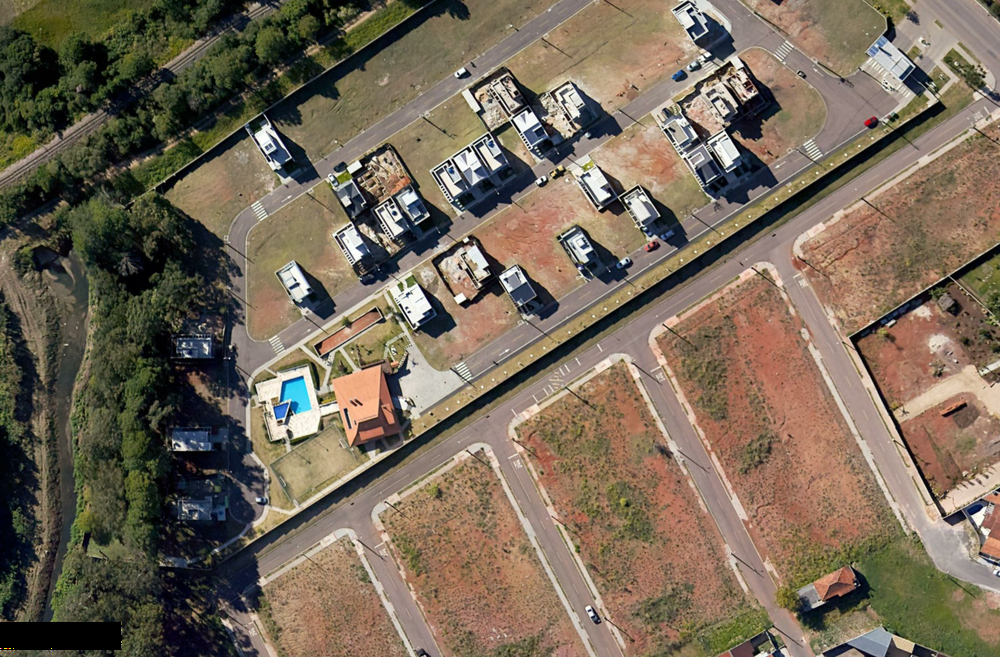
#> input picture api-template-matching/data/curitiba_1/curitiba_1_04-20.png, 1000 x 657 px, shrunk from 1483 x 974 before the run
$ python main.py
#> lines starting #> are read from the running program, lines starting #| are printed output that depends on the picture; long printed decimals are rounded
import random
import cv2
import numpy as np
from matplotlib import pyplot as plt

from datetime import datetime

# [115 lines left out: functions rotacionar_imagem, surf_surf, orb_orb, not called in this run]

    # https://medium.com/image-stitching-com-opencv-e-python/fazendo-uma-image-stitching-da-paisagem-da-janela-do-seu-quarto-fcf09df55c51

def sift_sift(query_img, train_img):
    inicio = datetime.now()

    # train_img = rotacionar_imagem(train_img,15)

    # Converte para Cinza para trabalhar com um canal apenas
    img1 = cv2.cvtColor(query_img, cv2.COLOR_BGR2GRAY)
    img2 = cv2.cvtColor(train_img, cv2.COLOR_BGR2GRAY)

    # Inicializa o SIFT
    sift = cv2.SIFT_create()

    # Extrai os pontos chaves e descritores
    kp1, des1 = sift.detectAndCompute(img1, None)
    kp2, des2 = sift.detectAndCompute(img2, None)

    # --> Desenha Ponto Chaves
    # img1_sift = cv2.drawKeypoints(img1, kp1, None, flags=cv2.DRAW_MATCHES_FLAGS_DRAW_RICH_KEYPOINTS)
    # cv2.imshow('SIFT img1', img1_sift)
    # img2_sift = cv2.drawKeypoints(img2, kp2, None, flags=cv2.DRAW_MATCHES_FLAGS_DRAW_RICH_KEYPOINTS)
    # cv2.imshow('SIFT img2', img2_sift)

    # --> Faz Correspondência
    # Correspondência
    FLANN_INDEX_KDTREE = 0
    index_params = dict(algorithm=FLANN_INDEX_KDTREE, trees=5)
    search_params = dict(checks=50)

    flann = cv2.FlannBasedMatcher(index_params, search_params)

    matches = flann.knnMatch(des1, des2, k=2)

    img_matches = cv2.drawMatchesKnn(img1, kp1, img2, kp2, matches, None, flags=2)

    # Armazena todas as boas correspondências de acordo com o teste de proporção de Lowe's
    good_matches  = []
    for m, n in matches:
        if m.distance < 0.7 * n.distance:
            good_matches.append(m)

    fim = datetime.now()

    tempo_gasto = fim - inicio

    inliers, outliers, img_difference, img_show = ransac(img1, img2, kp1, kp2, good_matches)

    return inliers, outliers, img_difference, img_show, tempo_gasto

    # https://docs.opencv.org/3.4/d1/de0/tutorial_py_feature_homography.html

# def remove_areas_verdes(img):
#     # Converte a imagem para o espaço de cor HSV
#     hsv = cv2.cvtColor(img, cv2.COLOR_BGR2HSV)
#
#     # Define o intervalo de cores da área verde
#     lower_green = np.array([36, 25, 25])
#     upper_green = np.array([70, 255, 255])
#
#     mask = cv2.inRange(hsv, lower_green, upper_green)
#
#     kernel = np.ones((5, 5), np.uint8)
#     mask = cv2.morphologyEx(mask, cv2.MORPH_OPEN, kernel)
#     mask = cv2.morphologyEx(mask, cv2.MORPH_CLOSE, kernel)
#
#     mask = cv2.bitwise_not(mask)
#
#     img_sem_verde = cv2.bitwise_and(img, img, mask=mask)
#
#     # Exibe o resultado
#     cv2.imshow('img_sem_verde', img_sem_verde)

def ransac(img1, img2, kp1, kp2, good_matches):
    # Deve conter no caso MIN_MATCH_COUNT para considerar que encontrou a imagem
    inliers = 0
    outliers = 0
    img_difference = 0
    MIN_MATCH_COUNT = 20
    if len(good_matches) > MIN_MATCH_COUNT:
        # Se verdade, desenhar os inliers
        src_pts = np.float32([kp1[m.queryIdx].pt for m in good_matches]).reshape(-1, 1, 2)
        dst_pts = np.float32([kp2[m.trainIdx].pt for m in good_matches]).reshape(-1, 1, 2)

        # Matriz homográfica com RANSAC
        M, mask = cv2.findHomography(src_pts, dst_pts, cv2.RANSAC, 5.0)
        matchesMask = mask.ravel().tolist()  # inliers

        # Calcula INLIERS e OUTLIERS
        # mask: é um vetor que possui 0 e 1. Sendo que 1 é inlier e 0 outliers
        for i, m in enumerate(mask):
            if m:
                inliers += 1
            else:
                outliers += 1

        # Posiciona uma imagem em relação a outra
        h, w = img1.shape
        pts = np.float32([[0, 0], [0, h - 1], [w - 1, h - 1], [w - 1, 0]]).reshape(-1, 1, 2)

        dst = cv2.perspectiveTransform(pts, M)
        img2 = cv2.polylines(img2, [np.int32(dst)], True, 255, 3, cv2.LINE_AA)

        # ------ Transforma: coloca a imagem 1 na imagem 2
        # OBS - essa parte pega a imagem 1 e encaixa na imagem 2,
        # não necessáriamente isso é necessário fazer, pois, o que quero
        # é encaixar a imagem 2 na imagem 1, pois a imagem 2 tem uma área maior que a imagem 1,
        # ai colocando a imagem 2 na imagem 1 faz a subtração.
        # # Obter o tamanho da imagem de fundo da imagem 2
        # h, w = img2.shape
        # # Aplicar a transformação perspectiva na imagem de entrada da imagem 1
        # img_warped = cv2.warpPerspective(img1, M, (w, h))
        # # Sobrepor a imagem transformada na imagem de fundo na imagem 2
        # result = cv2.addWeighted(img_warped, 0.5, img2, 0.5, 0)
        #
        # # cv2.imshow('Transformacao_img1_img2', result)
        # -----------------------------------------------

        # --- EQUALIZAÇÃO: faz equalização de histograma para depois fazer a subtração
        # de uma imagem da outra
        #  TIROU pq estava dando erro, depois que fez a esqualização na função para
        # equalizar a cor
        # img1 = cv2.equalizeHist(img1)
        # img2 = cv2.equalizeHist(img2)

        # --- TRANSFORMAÇÃO: visando encaixar a imagem 2 na imagem 1
        # Invertendo a transformação para subtrair da imagem original
        M_inv = np.linalg.inv(M)  # calcula matriz inversa
        img2_transformed = cv2.warpPerspective(img2, M_inv, (img1.shape[1], img1.shape[0]))
        # Subtraindo a imagem transformada da imagem original
        img_diff = cv2.absdiff(img1, img2_transformed)
        # Exibi a imagem obtida por meio da subtração
        cv2.imshow('Transformacao_img2_img1', img_diff)
        img_difference = np.mean(img_diff)
    else:
        print(f'Não foram encontradas correspondências suficientes - '
              f'{len(good_matches)}/{MIN_MATCH_COUNT}')
        matchesMask = None

    # desenha os inliers
    draw_params = dict(matchColor=(0, 255, 0),  # draw matches in green color
                       singlePointColor=None,
                       matchesMask=matchesMask,  # draw only inliers
                       flags=2)

    img3 = cv2.drawMatches(img1, kp1,
                           img2, kp2, good_matches, None, **draw_params)

    return inliers, outliers, img_difference, img3

# [10 lines left out: function histograma, not called in this run]


def equaliza_cor(sat, uav):
    # Converter ambas as imagens para o espaço de cor Lab
    sat = cv2.cvtColor(sat, cv2.COLOR_BGR2LAB)
    uav = cv2.cvtColor(uav, cv2.COLOR_BGR2LAB)

    # Calcular a média e o desvio padrão dos canais L, a e b da imagem img1
    media_pixels_sat, desvio_padrao_sat = cv2.meanStdDev(sat)
    media_pixels_sat = media_pixels_sat.ravel()  # achatada em um array 1D, que pode ser mais facilmente manipulado ou processado
    desvio_padrao_sat = desvio_padrao_sat.ravel()  # achatada em um array 1D, que pode ser mais facilmente manipulado ou processado

    # Normalizar os canais da imagem img2 pela média e desvio padrão da imagem img1
    uav[:, :, 0] = np.clip(((uav[:, :, 0] - np.mean(uav[:, :, 0])) * (desvio_padrao_sat[0] / np.std(uav[:, :, 0]))) \
                           + media_pixels_sat[0], 0, 255)
    # esta tendo que normalizar, não entendi muito o porque seguindo o artigo eu não conseguir, perguntar
    # Teve que normalizar
    # img2[:, :, 0] = ((img2[:, :, 0] - np.mean(img2[:, :, 0])) * (desvio_padrao_img1[0] / np.std(img2[:, :, 0]))) \
    #                 + media_pixels_img1[0]
    uav[:, :, 1] = ((uav[:, :, 1] - np.mean(uav[:, :, 1])) * (desvio_padrao_sat[1] / np.std(uav[:, :, 1]))) \
                   + media_pixels_sat[1]
    uav[:, :, 2] = ((uav[:, :, 2] - np.mean(uav[:, :, 2])) * (desvio_padrao_sat[2] / np.std(uav[:, :, 2]))) \
                   + media_pixels_sat[2]

    # Converter de volta para o espaço de cor BGR
    result = cv2.cvtColor(uav, cv2.COLOR_LAB2BGR)

    cv2.imwrite('../../template-matching/app-correspondencia-imagem/public/images/equalize_color_img1.jpg', result)

    return result


def main():
    # query_img = cv2.imread('./data/outros/lena.png')
    # train_img = cv2.imread('./data/outros/lena1.jpg')
    query_img = cv2.imread('./data/curitiba_1/curitiba_1_04-20.png')
#> query_img is the input picture: shape (657, 1000, 3); mean B, G, R 87.9, 105, 118.3
    train_img = cv2.imread('./data/curitiba_1/curitiba_1_05-21_angulo.png')
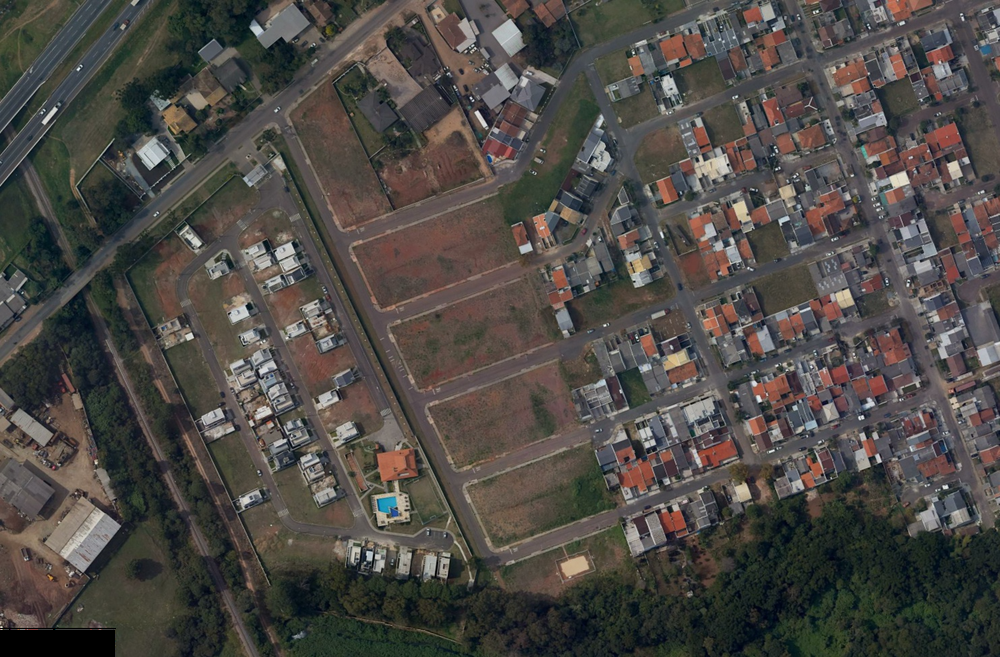
#> input picture api-template-matching/data/curitiba_1/curitiba_1_05-21_angulo.png, 1000 x 657 px, shrunk from 1483 x 974 before the run
#> train_img is the input picture: shape (657, 1000, 3); mean B, G, R 69.3, 73.3, 76.8
    # query_img = cv2.imread('./data/machado_1/machado_1_3-20.jpg')
    # train_img = cv2.imread('./data/machado_1/machado_1_8-22.png')

    cv2.imshow("img1", query_img)

    train_img = equaliza_cor(query_img, train_img)
#> in equaliza_cor, `sat = cv2.cvtColor(sat, cv2.COLOR_BGR2LAB)`: sat: shape (657, 1000, 3); mean of channels 0, 1, 2 113.3, 130.6, 139.4
#> in equaliza_cor, `uav = cv2.cvtColor(uav, cv2.COLOR_BGR2LAB)`: uav: shape (657, 1000, 3); mean of channels 0, 1, 2 79.2, 128.8, 131
#> in equaliza_cor, `media_pixels_sat, desvio_padrao_sat = cv2.meanStdDev(sat)`: media_pixels_sat = [113.3, 130.6, 139.4]; desvio_padrao_sat = [57.77, 7.33, 10.93]
#> in equaliza_cor, `uav[:, :, 0] = np.clip(((uav[:, :, 0] - np.mean(uav[:, :, 0])) * (desv..`: uav: shape (657, 1000, 3); mean of channels 0, 1, 2 112, 128.8, 131
#> in equaliza_cor, `uav[:, :, 1] = ((uav[:, :, 1] - np.mean(uav[:, :, 1])) * (desvio_padra..`: uav: shape (657, 1000, 3); mean of channels 0, 1, 2 112, 130.1, 131
#> in equaliza_cor, `uav[:, :, 2] = ((uav[:, :, 2] - np.mean(uav[:, :, 2])) * (desvio_padra..`: uav: shape (657, 1000, 3); mean of channels 0, 1, 2 112, 130.1, 138.9
    cv2.imshow("train_img equalizada", train_img)

    # [5 lines of commented-out code are left out]

    inliers, outliers, img_difference, img_show, tempo = sift_sift(query_img, train_img)
#> in sift_sift, `img1 = cv2.cvtColor(query_img, cv2.COLOR_BGR2GRAY)`:
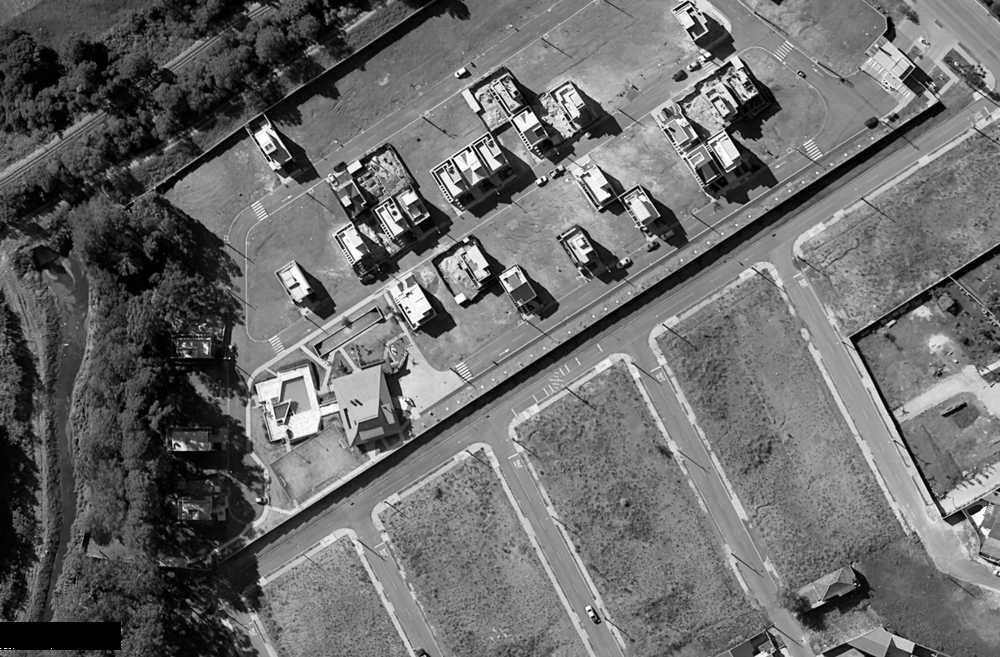
#> img1: shape (657, 1000); min 0, max 255, mean 107.1
#> in sift_sift, `kp1, des1 = sift.detectAndCompute(img1, None)`: kp1 = 8535 keypoints; strongest (x, y, size): (395, 213, 2.8), (689, 11, 3.3), (708, 54, 3.2), (427, 215, 3.3)
#> in sift_sift, `kp2, des2 = sift.detectAndCompute(img2, None)`: kp2 = 8180 keypoints; strongest (x, y, size): (921, 261, 1.9), (697, 160, 2.6), (964, 404, 2.1), (621, 391, 2.7)
#> in sift_sift, `matches = flann.knnMatch(des1, des2, k=2)`: matches = 8535 matches
#> in sift_sift, `img_matches = cv2.drawMatchesKnn(img1, kp1, img2, kp2, matches, None, ..`:
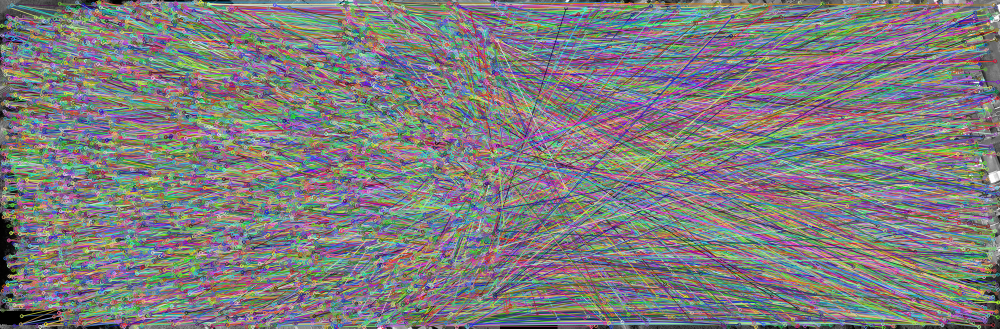
#> img_matches: shape (657, 2000, 3) (shown at 1/2 size); mean of channels 0, 1, 2 126.3, 124.8, 126.6; drawn as B, G, R
#> after the loop in sift_sift, `for m, n in matches:`: good_matches = 26 matches
#> in ransac, `src_pts = np.float32([kp1[m.queryIdx].pt for m in good_matches]).resha..`: src_pts = 26 rows, first 8: [198.5, 165.9], [256.5, 385.2], [264.7, 366.8], [276.5, 538.1], [282.8, 363.6], [294.3, 442.6], [297.3, 357.8], [323, 14.44]
#> in ransac, `dst_pts = np.float32([kp2[m.trainIdx].pt for m in good_matches]).resha..`: dst_pts = 26 rows, first 8: [301.8, 11.56], [379.5, 524.2], [368.9, 520.4], [87.85, 83.64], [367.8, 506.6], [412.4, 508.6], [366.6, 501.7], [278.5, 333.6]
#> in ransac, `M, mask = cv2.findHomography(src_pts, dst_pts, cv2.RANSAC, 5.0)`: M = [[0.113, 0.566, 144.1], [-0.516, 0.0789, 644.1], [0.000106, 1.46e-05, 1]]; mask = 26 values, max 1 at index 1, min 0 at index 0, mean 0.346
#> in ransac, `matchesMask = mask.ravel().tolist()`: matchesMask has the same summary as mask
#> the loop in ransac, `for i, m in enumerate(mask):` made 26 passes
#> m on passes 1 to 12: [0], [1], [1], [0], [1], [1], [1], [0], [0], [0], [0], [1]
#> after the loop in ransac, `for i, m in enumerate(mask):`: inliers = 9; outliers = 17
#> in ransac, `dst = cv2.perspectiveTransform(pts, M)`: dst = [[144.1, 644.1], [510.2, 689.2], [562.9, 162], [232.3, 116.6]]
#> in ransac, `img2 = cv2.polylines(img2, [np.int32(dst)], True, 255, 3, cv2.LINE_AA)`:
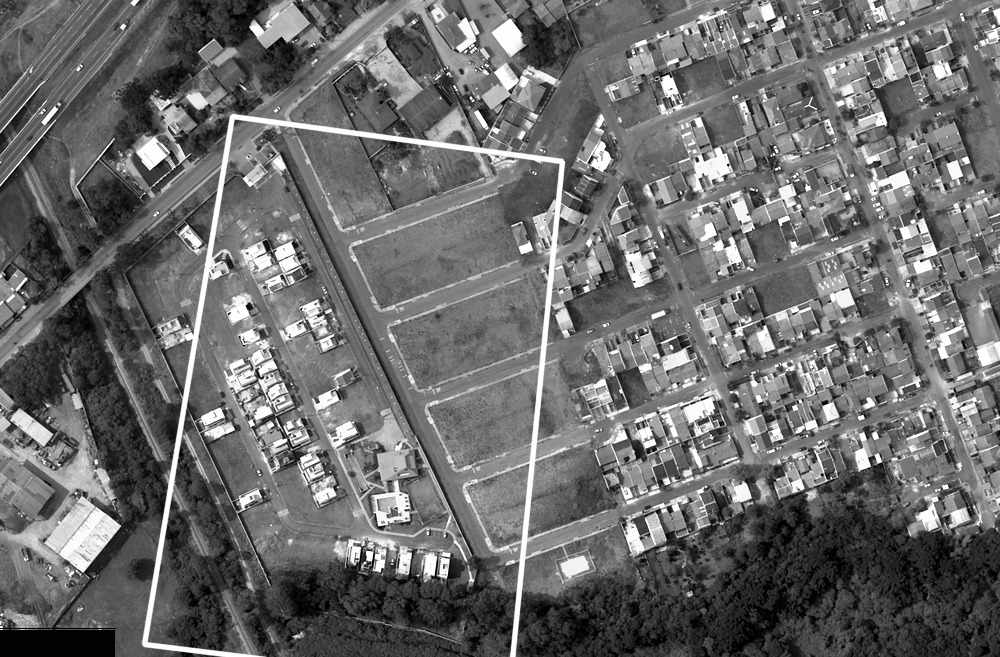
#> img2: shape (657, 1000); min 1, max 255, mean 107.5
#> in ransac, `M_inv = np.linalg.inv(M)`: M_inv = [[0.207, -1.68, 1050.9], [1.74, 0.291, -437.9], [-4.73e-05, 0.000174, 0.895]]
#> in ransac, `img2_transformed = cv2.warpPerspective(img2, M_inv, (img1.shape[1], im..`:
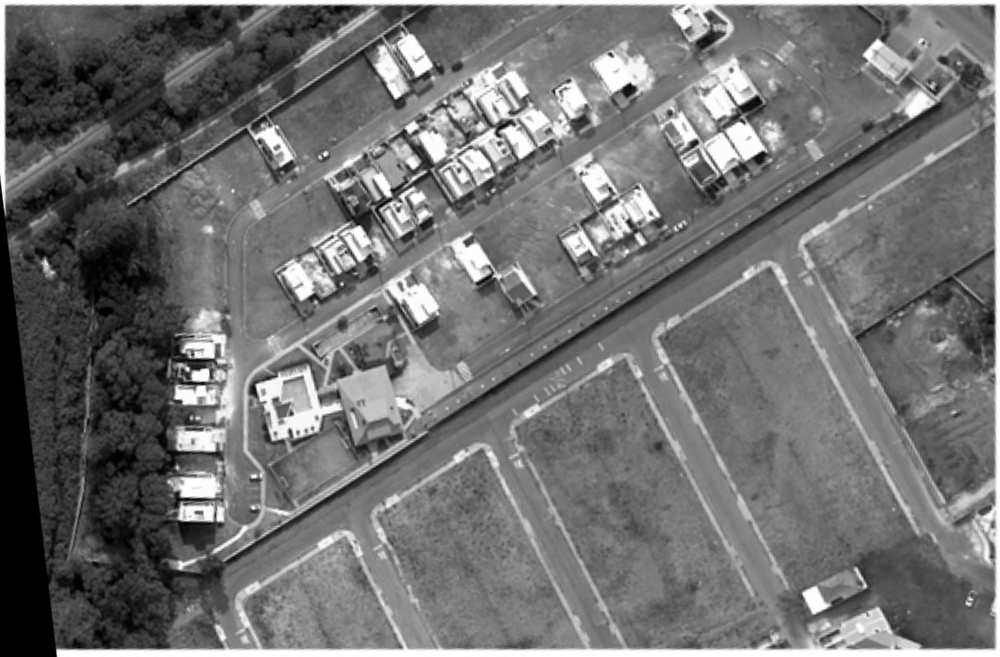
#> img2_transformed: shape (657, 1000); min 0, max 255, mean 113.3
#> in ransac, `img_diff = cv2.absdiff(img1, img2_transformed)`:
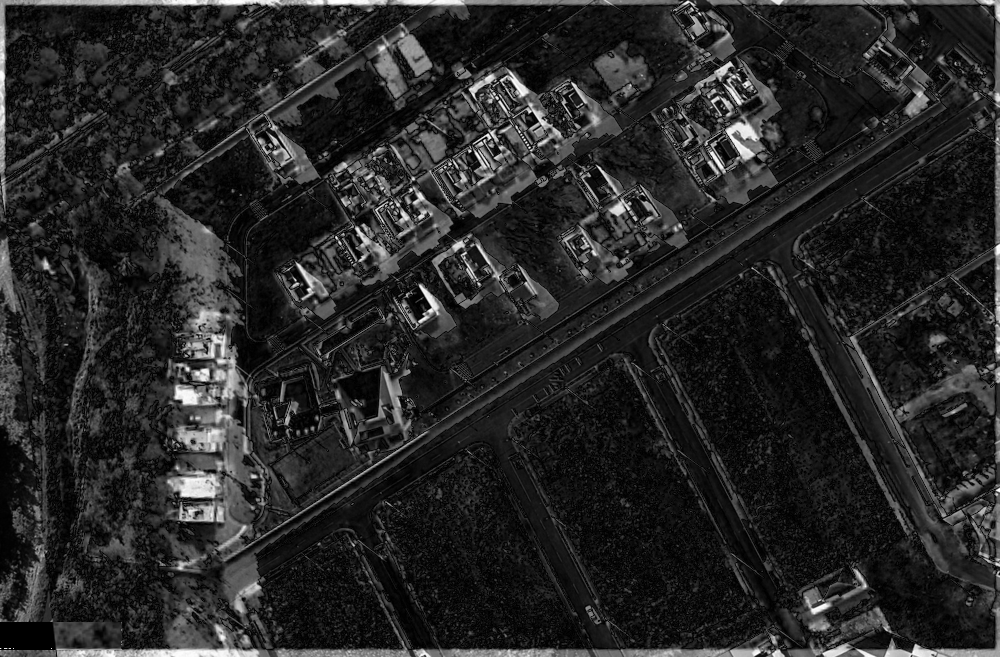
#> img_diff: shape (657, 1000); min 0, max 255, mean 39
#> in ransac, `img_difference = np.mean(img_diff)`: img_difference = 38.97
#> in ransac, `draw_params = dict(matchColor=(0, 255, 0),`: draw_params = 4 items
#> in ransac, `img3 = cv2.drawMatches(img1, kp1, img2, kp2, good_matches, None, **dra..`:
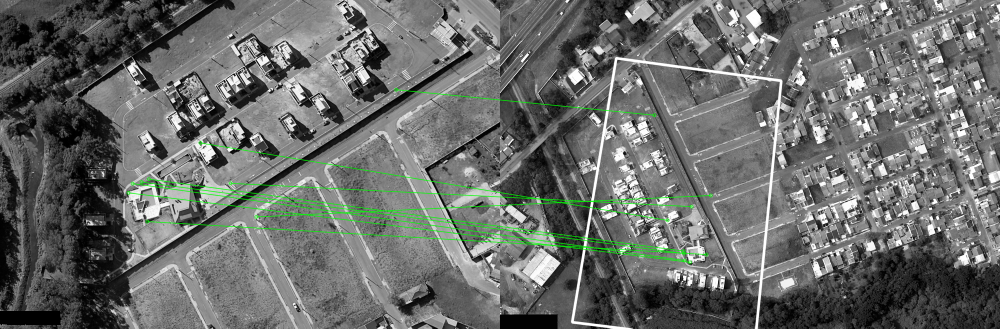
#> img3: shape (657, 2000, 3) (shown at 1/2 size); mean of channels 0, 1, 2 106.1, 108.5, 106.1; drawn as B, G, R
#> in sift_sift, `inliers, outliers, img_difference, img_show = ransac(img1, img2, kp1, ..`: inliers = 9; outliers = 17; img_difference = 38.97
#> inliers = 9; outliers = 17; img_difference = 38.97
    # inliers, outliers, img_difference, img_show, tempo = orb_orb(query_img, train_img)
    # inliers, outliers, img_difference, img_show, tempo = surf_surf(query_img, train_img)
    if inliers > 5 and img_difference < 80:
        print("Número de inliers: ", inliers)
#| Número de inliers:  9
        print("Número de outliers: ", outliers)
#| Número de outliers:  17
        print("Subtração (img2-img1): ", img_difference)
#| Subtração (img2-img1):  38.966
        print("Tempo: ", tempo)
#| Tempo:  0:00:6.228
    else:
        print("Imagens diferentes")

    cv2.imshow("Matches-img", img_show)

    # remove_areas_verdes(train_img)

    cv2.waitKey(0)


if __name__ == '__main__':
    main()


# https://www.askpython.com/python-modules/feature-matching-in-images-opencv
